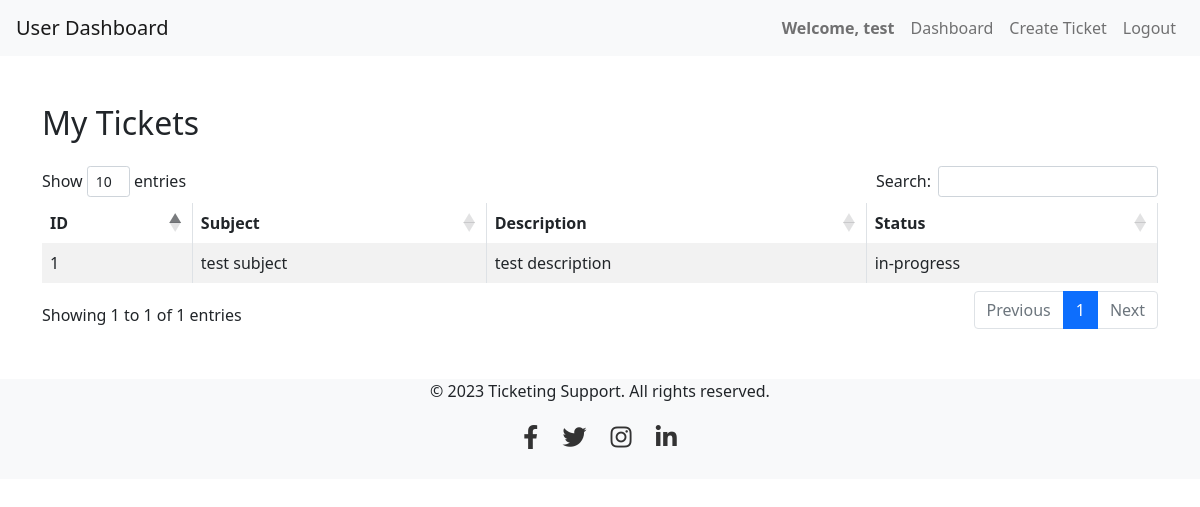
The app's page /user/user-dashboard.php (signed in) with its own data.
### tables this page shows
CREATE TABLE `tickets` (
  `id` int(11) NOT NULL,
  `user_id` int(11) DEFAULT NULL,
  `agent_id` int(11) DEFAULT NULL,
  `subject` varchar(255) DEFAULT NULL,
  `description` text DEFAULT NULL,
  `status` varchar(30) DEFAULT 'Open',
  `created_at` timestamp NOT NULL DEFAULT current_timestamp(),
  `updated_at` timestamp NOT NULL DEFAULT current_timestamp()
);

### user/user-dashboard.php (the view, shortened to what this page needs)
<?php
require_once '../db.php';
$stmt = $db->prepare("SELECT * FROM tickets WHERE user_id = ?");
$stmt->bind_param("i", $_SESSION['user_id']);
$stmt->execute();
$result = $stmt->get_result();
?>
<!DOCTYPE html>
<html lang="en">
<head>
    <link href="https://cdn.jsdelivr.net/npm/bootstrap@5.0.2/dist/css/bootstrap.min.css" rel="stylesheet"
>
    <link href="https://cdnjs.cloudflare.com/ajax/libs/font-awesome/5.15.1/css/all.min.css" rel="stylesheet">
    <link rel="stylesheet" href="https://cdn.datatables.net/1.10.25/css/dataTables.bootstrap4.min.css">
    <link rel="stylesheet" href="../css/style.css">
</head>
<body>
    <nav class="navbar navbar-expand-lg navbar-light bg-light px-3">
        <a class="navbar-brand" href="user_dashboard.php">User Dashboard</a>
        <div class="collapse navbar-collapse" id="navbarNav">
            <ul class="navbar-nav ms-auto">
                <li class="nav-item">
                    <span class="nav-link"><strong>Welcome, <?php echo $_SESSION['user_name'] ?? ""; ?></strong></span>
                </li>
                <li class="nav-item active">
                    <a class="nav-link" href="user-dashboard.php">Dashboard</a>
                </li>
                <li class="nav-item">
                    <a class="nav-link" href="create-ticket.php">Create Ticket</a>
                </li>
                <li class="nav-item">
                    <a class="nav-link" href="../controller/logout.php">Logout</a>
                </li>
            </ul>
        </div>
    </nav>
    <div class="container mt-5">
        <h2 class="mb-4 mt-5">My Tickets</h2>
        <table id="ticketsTable" class="table table-striped table-bordered" style="width:100%">
            <thead>
                <tr>
                    <th>ID</th>
                    <th>Subject</th>
                    <th>Description</th>
                    <th>Status</th>
                </tr>
            </thead>
            <tbody>
                <?php
                while ($row = $result->fetch_assoc()) {
                    echo "<tr>";
                    echo "<td>{$row['id']}</td>";
                    echo "<td>{$row['subject']}</td>";
                    echo "<td>{$row['description']}</td>";
                    echo "<td>{$row['status']}</td>";
                    echo "</tr>";
                }
                ?>
            </tbody>
        </table>
    </div>
    <footer class="footer mt-5">
        <div class="container">
            <p>&copy; 2023 Ticketing Support. All rights reserved.</p>
            <div class="social-icons">
                <a href="#"><i class="fab fa-facebook-f"></i></a>
                <a href="#"><i class="fab fa-twitter"></i></a>
                <a href="#"><i class="fab fa-instagram"></i></a>
                <a href="#"><i class="fab fa-linkedin-in"></i></a>
            </div>
        </div>
    </footer>
</body>
</html>

### css/style.css (style rules this page uses)
.footer { background-color: #f8f9fa; text-align: center; height:100px; }
.social-icons a { margin: 0 10px; color: #333; font-size: 24px; }

### records on screen
tickets: id "1", subject "test subject", description "test description", status "in-progress"

### other values on screen
$_SESSION['user_name'] "test"
